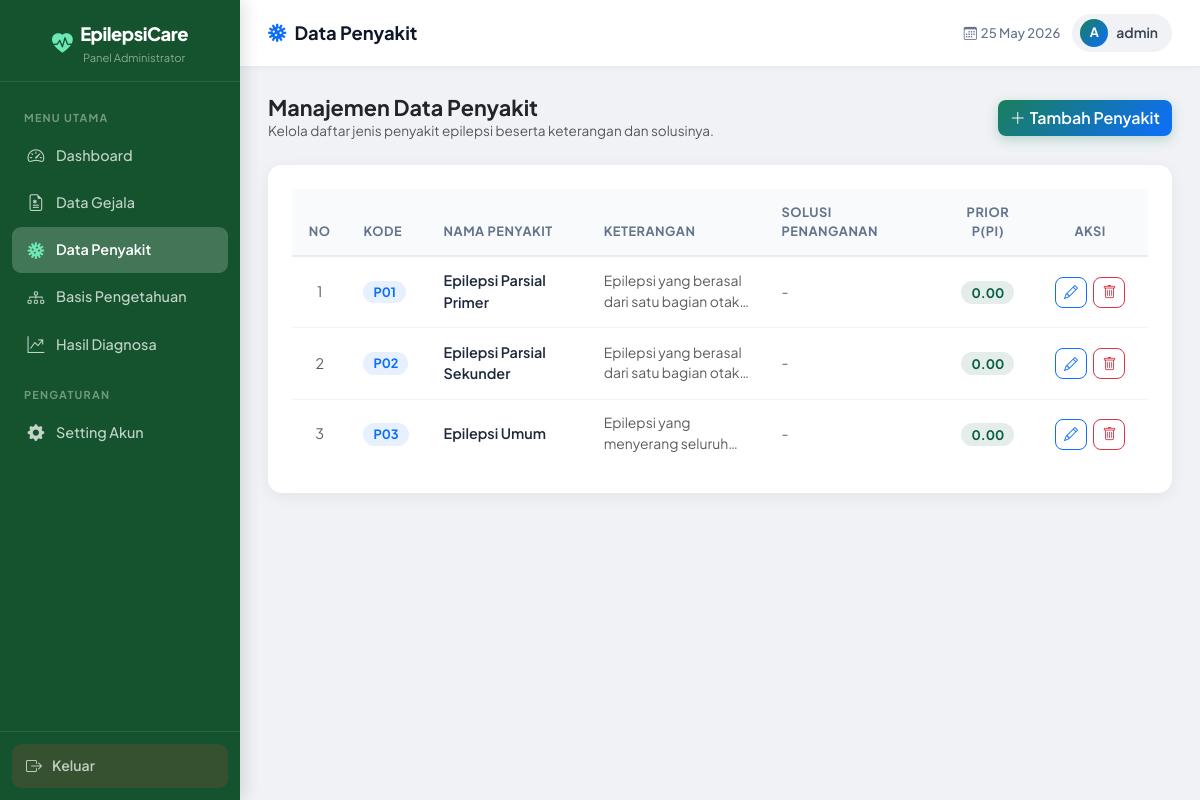
Page /admin_penyakit.php (signed in) on the committed database.
### tables this page shows
CREATE TABLE `penyakit` (
  `kode_penyakit` varchar(10) NOT NULL,
  `nama_penyakit` varchar(100) NOT NULL,
  `keterangan` text,
  `solusi` text,
  `probabilitas_prior` float NOT NULL DEFAULT '0'
);

### admin_penyakit.php (the view, shortened to what this page needs)
<?php
require 'koneksi.php';
$query_penyakit = mysqli_query($conn, "SELECT * FROM penyakit ORDER BY kode_penyakit ASC");
require 'layout/head_admin.php';
require 'layout/sidebar_admin.php';
?>
<div class="admin-main">
    <div class="admin-topbar">
        <h1 class="page-heading"><i class="bi bi-virus me-2 text-primary"></i>Data Penyakit</h1>
        <div class="topbar-right">
            <span class="date-chip"><i class="bi bi-calendar3 me-1"></i><?= date('d M Y') ?></span>
            <div class="user-chip">
                <div class="avatar"><?= strtoupper(substr($_SESSION['username'], 0, 1)) ?></div>
                <?= htmlspecialchars($_SESSION['username']) ?>
            </div>
        </div>
    </div>
    <div class="admin-content">
        <div class="d-flex justify-content-between align-items-center mb-4">
            <div>
                <h2 class="fw-bold mb-0" style="font-size:1.35rem;">Manajemen Data Penyakit</h2>
                <p class="text-muted mb-0" style="font-size:0.85rem;">Kelola daftar jenis penyakit epilepsi beserta keterangan dan solusinya.</p>
            </div>
            <button type="button" class="btn btn-brand" data-bs-toggle="modal" data-bs-target="#modalTambah">
                <i class="bi bi-plus-lg me-1"></i>Tambah Penyakit
            </button>
        </div>
        <div class="card-admin p-4">
            <div class="table-responsive">
                <table class="table table-hover align-middle mb-0">
                    <thead>
                        <tr>
                            <th class="text-center" style="width:5%;">No</th>
                            <th style="width:9%;">Kode</th>
                            <th style="width:18%;">Nama Penyakit</th>
                            <th style="width:20%;">Keterangan</th>
                            <th style="width:20%;">Solusi Penanganan</th>
                            <th class="text-center" style="width:10%;">Prior P(Pi)</th>
                            <th class="text-center" style="width:13%;">Aksi</th>
                        </tr>
                    </thead>
                    <tbody>
                        <?php
                        $no = 1;
                        if (mysqli_num_rows($query_penyakit) > 0):
                            while ($row = mysqli_fetch_assoc($query_penyakit)):
                        ?>
                        <tr>
                            <td class="text-center text-muted"><?= $no++ ?></td>
                            <td>
                                <span class="badge rounded-pill"
                                      style="background:rgba(13,110,253,0.1);color:#0d6efd;font-weight:700;font-size:0.8rem;padding:5px 10px;">
                                    <?= $row['kode_penyakit'] ?>
                                </span>
                            </td>
                            <td class="fw-semibold"><?= htmlspecialchars($row['nama_penyakit']) ?></td>
                            <td>
                                <div class="text-muted" style="font-size:0.87rem;display:-webkit-box;-webkit-line-clamp:2;-webkit-box-orient:vertical;overflow:hidden;">
                                    <?= htmlspecialchars($row['keterangan']) ?>
                                </div>
                            </td>
                            <td>
                                <div class="text-muted" style="font-size:0.87rem;display:-webkit-box;-webkit-line-clamp:2;-webkit-box-orient:vertical;overflow:hidden;">
                                    <?= htmlspecialchars($row['solusi']) ?>
                                </div>
                            </td>
                            <td class="text-center">
                                <span class="badge rounded-pill fw-bold" style="background:rgba(6,78,59,0.1);color:#065f46;font-size:0.82rem;padding:5px 10px;">
                                    <?= number_format((float)$row['probabilitas_prior'], 2) ?>
                                </span>
                            </td>
                            <td class="text-center">
                                <button class="btn btn-sm btn-outline-primary me-1"
                                        data-bs-toggle="modal" data-bs-target="#modalEdit<?= $row['kode_penyakit'] ?>"
                                        title="Edit">
                                    <i class="bi bi-pencil"></i>
                                </button>
                                <a href="admin_penyakit.php?hapus=<?= $row['kode_penyakit'] ?>"
                                   class="btn btn-sm btn-outline-danger"
                                   onclick="return confirm('Yakin ingin menghapus penyakit ini?')"
                                   title="Hapus">
                                    <i class="bi bi-trash"></i>
                                </a>
                            </td>
                        </tr>
                        <?php endwhile; endif; ?>
                    </tbody>
                </table>
            </div>
        </div>
    </div>
</div>
</div>
</body>
</html>

### assets/style.css (style rules this page uses)
:root { --brand-primary: #1a7f5a; --brand-secondary: #0d6efd; --brand-gradient: linear-gradient(135deg, #1a7f5a 0%, #0d6efd 100%); --sidebar-bg: #14532d; --sidebar-hover: rgba(255,255,255,0.12); --sidebar-active: rgba(255,255,255,0.20); --bg-admin: #f0f2f5; --bg-public: #f4f8fb; --card-radius: 14px; --card-shadow: 0 4px 16px rgba(0,0,0,0.06); --card-shadow-md: 0 8px 24px rgba(0,0,0,0.10); --sidebar-width: 240px; --font-main: 'Plus Jakarta Sans', 'Segoe UI', sans-serif; --transition: all 0.22s ease; }
*, *::before, *::after { box-sizing: border-box; }
body { font-family: var(--font-main); margin: 0; padding: 0; -webkit-font-smoothing: antialiased; }
body.admin-page { background-color: var(--bg-admin); }
.admin-main { flex: 1; margin-left: var(--sidebar-width); display: flex; flex-direction: column; min-height: 100vh; }
.admin-topbar { background: #fff; border-bottom: 1px solid #e8ecf0; padding: 0.875rem 1.75rem; display: flex; align-items: center; justify-content: space-between; position: sticky; top: 0; z-index: 90; box-shadow: 0 1px 6px rgba(0,0,0,0.04); }
.admin-topbar .page-heading { font-size: 1.15rem; font-weight: 700; color: #0f172a; margin: 0; }
.admin-topbar .topbar-right { display: flex; align-items: center; gap: 12px; }
.admin-topbar .user-chip { display: flex; align-items: center; gap: 8px; background: #f0f2f5; border-radius: 20px; padding: 5px 14px 5px 8px; font-size: 0.87rem; font-weight: 600; color: #374151; }
.admin-topbar .user-chip .avatar { width: 28px; height: 28px; background: var(--brand-gradient); border-radius: 50%; display: flex; align-items: center; justify-content: center; color: #fff; font-size: 0.8rem; font-weight: 700; }
.admin-topbar .date-chip { font-size: 0.82rem; color: #64748b; font-weight: 500; }
.admin-content { flex: 1; padding: 1.75rem; }
.card-admin { border: none; border-radius: var(--card-radius); box-shadow: var(--card-shadow); background: #fff; }
.table { font-size: 0.9rem; }
.table thead th { font-weight: 700; font-size: 0.8rem; text-transform: uppercase; letter-spacing: 0.5px; color: #64748b; background: #f8fafc; border-bottom: 2px solid #e8ecf0; padding: 0.85rem 1rem; }
.table tbody td { padding: 0.85rem 1rem; vertical-align: middle; color: #1e293b; border-bottom: 1px solid #f1f5f9; }
.table tbody tr:last-child td { border-bottom: none; }
.btn { font-family: var(--font-main); font-weight: 600; border-radius: 8px; transition: var(--transition); }
.btn-brand { background: var(--brand-gradient); color: #fff; border: none; box-shadow: 0 4px 12px rgba(26,127,90,0.25); }

### rows in the picture
penyakit: kode_penyakit "P01", nama_penyakit "Epilepsi Parsial Primer", keterangan "Epilepsi yang berasal dari satu bagian…", solusi "-", probabilitas_prior "0.00"
penyakit: kode_penyakit "P02", nama_penyakit "Epilepsi Parsial Sekunder", keterangan "Epilepsi yang berasal dari satu bagian…", solusi "-", probabilitas_prior "0.00"
penyakit: kode_penyakit "P03", nama_penyakit "Epilepsi Umum", keterangan "Epilepsi yang menyerang…", solusi "-", probabilitas_prior "0.00"

### other values in the picture
$item['label'] "Dashboard"
$item['label'] "Data Gejala"
$item['label'] "Data Penyakit"
$item['label'] "Basis Pengetahuan"
$item['label'] "Hasil Diagnosa"
substr($_SESSION['username'], 0, 1) "A"
$_SESSION['username'] "admin"
